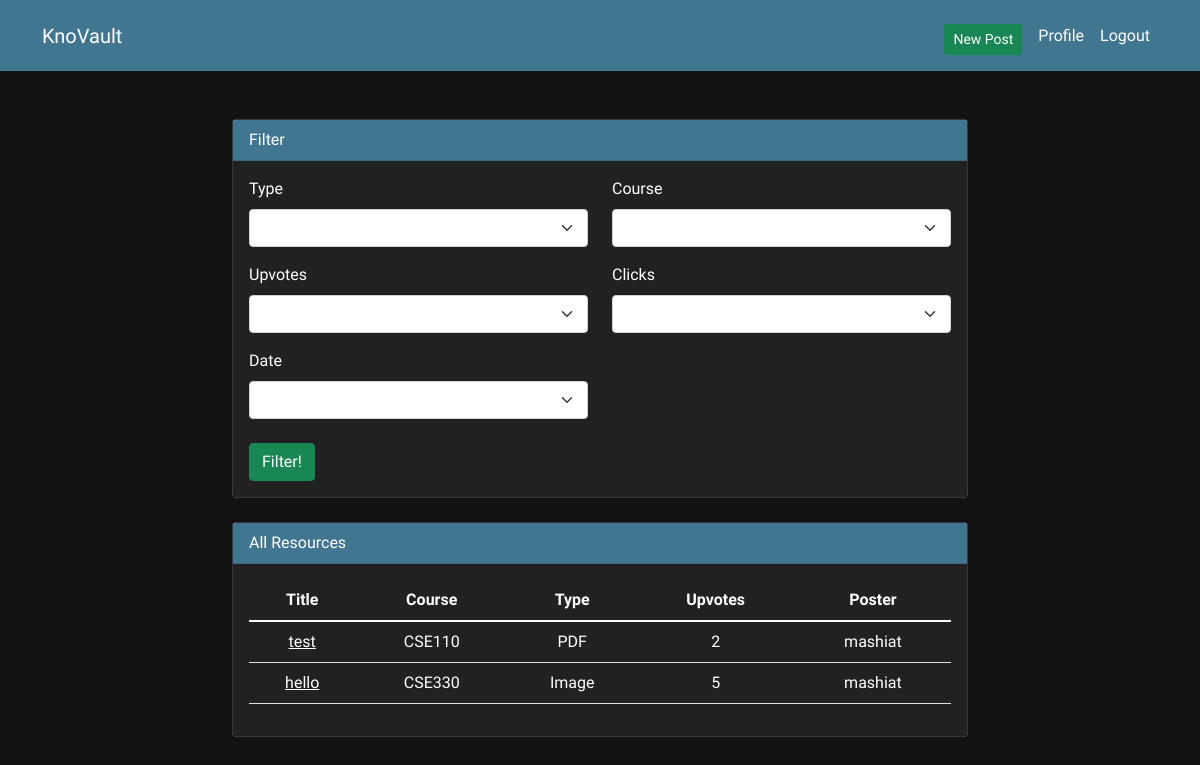
/studyres/ (signed in), run on an earlier commit of the app's database.
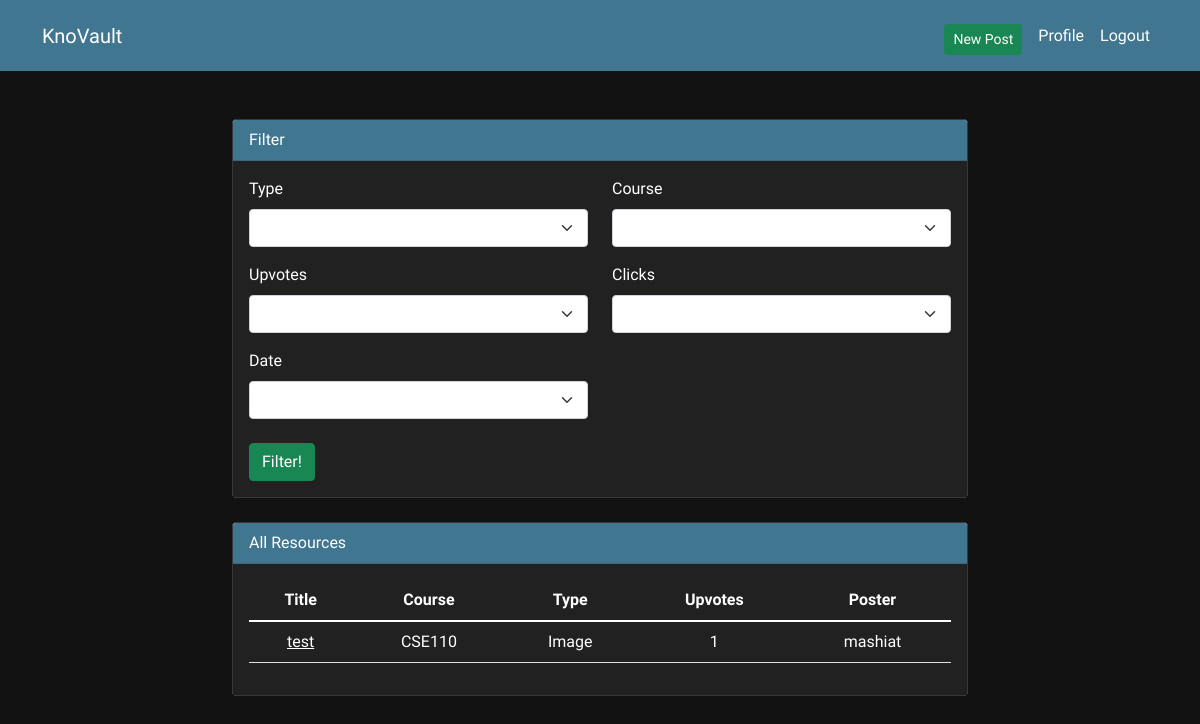
And on a later commit of the database.
### resources/models.py (models this page shows, shortened)
class Resource(models.Model):
    sl_no = models.AutoField(primary_key=True)
    user = models.ForeignKey(User, on_delete=models.CASCADE)
    title = models.CharField(max_length=255)
    course = models.CharField(max_length=6)
    semester = models.CharField(max_length=100, blank = True)
    type = models.CharField(max_length=20)
    date= models.DateField(default=timezone.now)
    url = models.URLField(unique=True)
    clicks = models.IntegerField(default=0)
    upvotes = models.IntegerField(default=0)

### resources/views.py (the view)
# urls.py: path("", views.home_view, name="index"),
@login_required(login_url='/studyres/login')
def home_view(request):
    if request.method == "POST":
        form = FilterForm(request.POST)
        if form.is_valid():
            course_inp = form.cleaned_data['course']
            type_inp = form.cleaned_data['type']
            up_inp = form.cleaned_data['upvotes']
            date_inp = form.cleaned_data['date']
            click_inp = form.cleaned_data['clicks']
            result = Resource.objects
            if course_inp is not '':
                result = result.filter(course = course_inp)
            if type_inp is not '':
                result = result.filter(type= type_inp)
            if up_inp is not '':
                if up_inp == 'Descending':
                    result = result.order_by('-upvotes')
                else:
                    result = result.order_by('upvotes')
            if date_inp is not '':
                if date_inp == 'Descending':
                    result = result.order_by('-date')
                else:
                    result = result.order_by('date')
            if click_inp is not '':
                if date_inp == 'Descending':
                    result = result.order_by('-clicks')
                else:
                    result = result.order_by('clicks')
            result = result.select_related('user')
            return render(request, 'resources/result.html', {'data': result})
    else:
        form = FilterForm()
    allRes = Resource.objects.all()
    allRes = allRes.select_related('user')
    return render(request, "resources/home.html", {"form": form, "all": allRes})

### resources/forms.py
class FilterForm(forms.Form):
    sortList = (
        ('',''),
        ('Descending', 'Descending'),
        ('Ascending', 'Ascending'),
    )
    type = forms.ChoiceField(choices=types, required=False)
    course = forms.ChoiceField(choices=courses, required=False)
    upvotes = forms.ChoiceField(choices=sortList, required=False)
    date = forms.ChoiceField(choices=sortList, required=False)
    clicks = forms.ChoiceField(choices=sortList, required=False)

### resources/templates/resources/home.html (shortened to what this page needs)
{% extends 'base.html' %}
{% load crispy_forms_tags %}
{% block content %}
<div class="row justify-content-center mt-4">
    <div class="col-md-8">
        <div class="card">
            <div class="card-header">
                Filter
            </div>
            <div class="card-body">
                <form method="post">
                    <div class="row">
                        <div class="col-6">
                            {{ form.type|as_crispy_field }}
                        </div>
                        <div class="col-6">
                            {{ form.course|as_crispy_field }}
                        </div>
                        <div class="col-6">
                            {{ form.upvotes|as_crispy_field }}
                        </div>
                        <div class="col-6">
                            {{ form.clicks|as_crispy_field }}
                        </div>
                        <div class="col-6">
                            {{ form.date|as_crispy_field }}
                        </div>
                    </div>
                    <div class="row">
                        <div class="col-12">
                            <button type="submit" class="mt-2 btn btn-success">Filter!</button>
                        </div>
                    </div>
                </form>
            </div>
        </div>
        <div class="card mt-4">
            <div class="card-header">
                All Resources
            </div>
            <div class="card-body">
                <table class="table text-center">
                    <thead>
                      <tr>
                        <th>Title</th>
                        <th>Course</th>
                        <th>Type</th>
                        <th>Upvotes</th>
                        <th>Poster</th>
                      </tr>
                    </thead>
                    <tbody>
                        {% for i in all %}
                      <tr>
                        <td><a href="{% url 'resource' id=i.sl_no %}">{{i.title}} </a></td>
                        <td>{{i.course}}</td>
                        <td>{{i.type}}</td>
                        <td>{{i.upvotes}}</td>
                        <td>{{i.user}}</td>
                      </tr>
                      {% endfor %}
                    </tbody>
                  </table>
            </div>
        </div>
    </div>
</div>
{% endblock %}

What changed in the data, as far as the page shows it:
removed Resource: title "hello", course "CSE330", type "Image", upvotes "5", user "mashiat"
changed Resource "test": type "PDF" → "Image"; upvotes "2" → "1"
